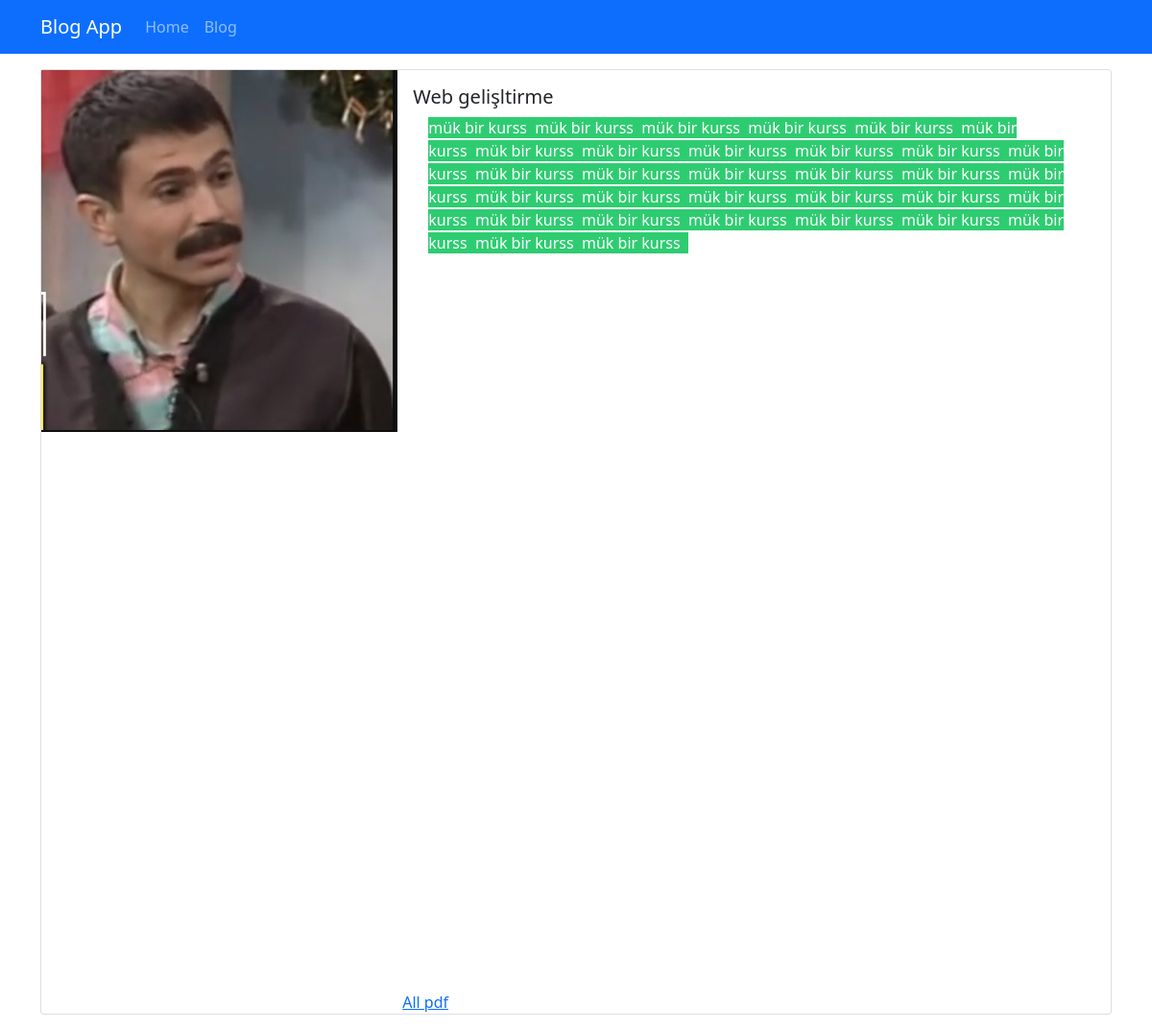
The app's page /blogs/web-gelisltirme with its own data.
### blog/models.py (models this page shows, shortened)
class Blog(models.Model):
    title = models.CharField(max_length=200)
    image = models.ImageField(upload_to="blogs")
    file = models.FileField(upload_to="files", blank=True,
                            null=True, unique=True,  db_index=True, )
    description = RichTextField()
    is_active = models.BooleanField(default=False)
    is_home = models.BooleanField(default=False)
    slug = models.SlugField(null=False, blank=True,
                            unique=True, db_index=True, editable=False)

### blog/views.py (the view)
# urls.py: path("blogs/<slug:slug>", views.blog_details,name="blog_details"),
def blog_details(request, slug):
    selectedBlog = Blog.objects.get(slug=slug)
    return render(request, "blog/blog-details.html", {"blog": selectedBlog})

### blog/templates/blog/blog-details.html (shortened to what this page needs)
{% extends 'base.html' %} {% load static %}  {% block content %}
<div class="container mt-3">
  <div class="row">
    <div class="col-12">
      <div class="card mb-3">
        <div class="row g-0">
          <div class="col-md-4 mx-auto my-auto">
            <img src="{{blog.image.url}}" class="img-fluid center" alt="..." />
          </div>
          <div class="col-md-8">
            <div class="card-body">
              <h5 class="card-title">{{blog.title}}</h5>
              <div class="card-text mx-3">{{ blog.description|safe }}</div>
            </div>
          </div>
       <div>
        {% if blog.file %}
        <iframe src="{{blog.file.url}}" height="600" width="372"></iframe>
        <a target='_blank' href="{{blog.file.url}}">All pdf</a>
        {% endif %}
        </div
        </div>
      </div>
    </div>
  </div>
</div>
{% endblock %}

### records on screen
Blog: image (picture), title "Web gelişltirme", description "mük bir kurss mük bir kurss mük bir kurss mük bir kurss mük bir kurss mük bir kurss mük bir kurss mük bir kurss mük bir kurss mük bir kurss mük bir kurss mük bir kurss mük bir kurss mük bir kurss mük bir kurss mük bir kurss mük bir kurss mük bir kurss mük bir kurss mük bir kurss mük bir kurss mük bir kurss mük bir kurss mük bir kurss mük bir kurss mük bir kurss mük bir kurss mük bir kurss mük bir kurss mük bir kurss mük bir kurss mük bir kurss"
